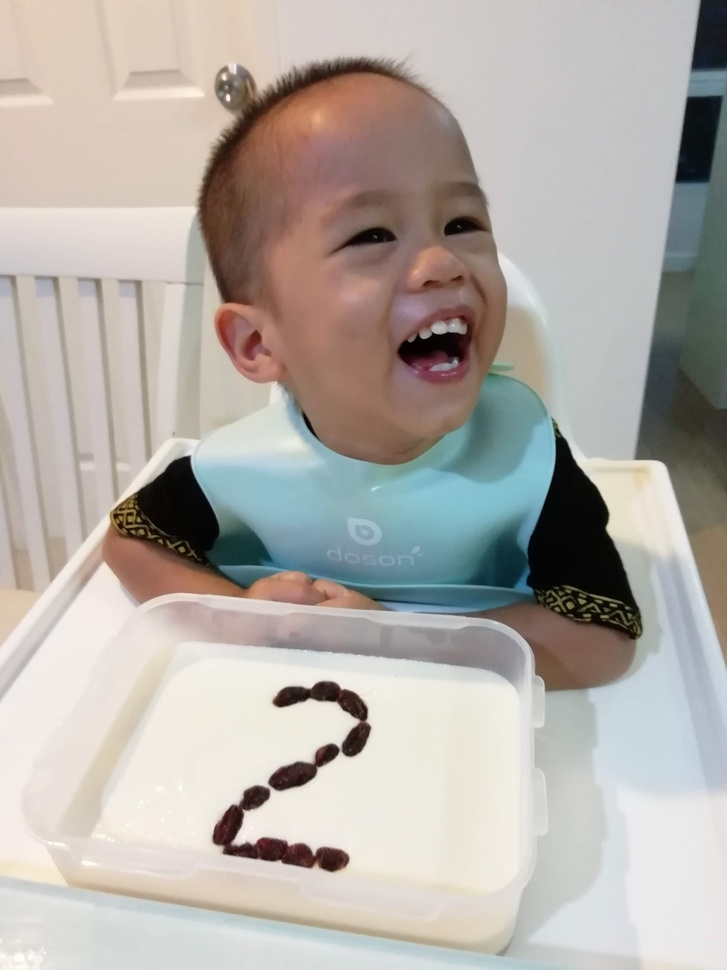
#> input picture Photo_for_Aaron/Aaron_2yrs_old.jpg, 727 x 970 px, shrunk from 3120 x 4160 before the run, found by its file name
$ python main.py
#> lines starting #> are read from the running program, lines starting #| are printed output that depends on the picture
from PIL import Image
import numpy as np
import matplotlib.pyplot as plt
import cv2

# Load the image
image_path = '/workspaces/coding_photo_editting/Photo_for_Aaron/Aaron_2yrs_old.jpg'
try:
    img = Image.open(image_path)
#> img is the input picture: PIL image 727x970 RGB; mean R, G, B 179.2, 173.5, 167.7
    print(f"Image loaded successfully: {image_path}")
    print(f"Image format: {img.format}")
#| Image format: JPEG
    print(f"Image size: {img.size}")
#| Image size: (727, 970)
    print(f"Image mode: {img.mode}")
#| Image mode: RGB
except Exception as e:
    print(f"Failed to load image: {e}")
    exit()

# Convert to numpy array for further analysis
img_np = np.array(img)

# Plot Color Histogram
def plot_color_histogram(image):
    # Check if the image is grayscale
    if len(image.shape) == 2:
        plt.hist(image.ravel(), bins=256, color='gray')
        plt.title('Grayscale Histogram')
        plt.xlabel('Pixel Value')
        plt.ylabel('Frequency')
    else:
        color = ('r', 'g', 'b')
        for i, col in enumerate(color):
            histr = cv2.calcHist([image], [i], None, [256], [0, 256])
            plt.plot(histr, color=col)
            plt.xlim([0, 256])
        plt.title('Color Histogram')
        plt.xlabel('Pixel Value')
        plt.ylabel('Frequency')
    plt.show()
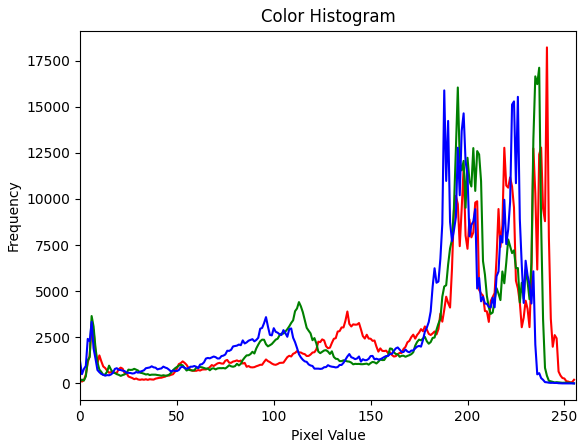
#> figure drawn by matplotlib, 1 panel; curve peaks at x = 241, y = 18212; curve peaks at x = 237, y = 17110; curve peaks at x = 188, y = 15881

plot_color_histogram(img_np)

$ run again, with Photo_for_Aaron/F_C.jpg copied over Photo_for_Aaron/Aaron_2yrs_old.jpg
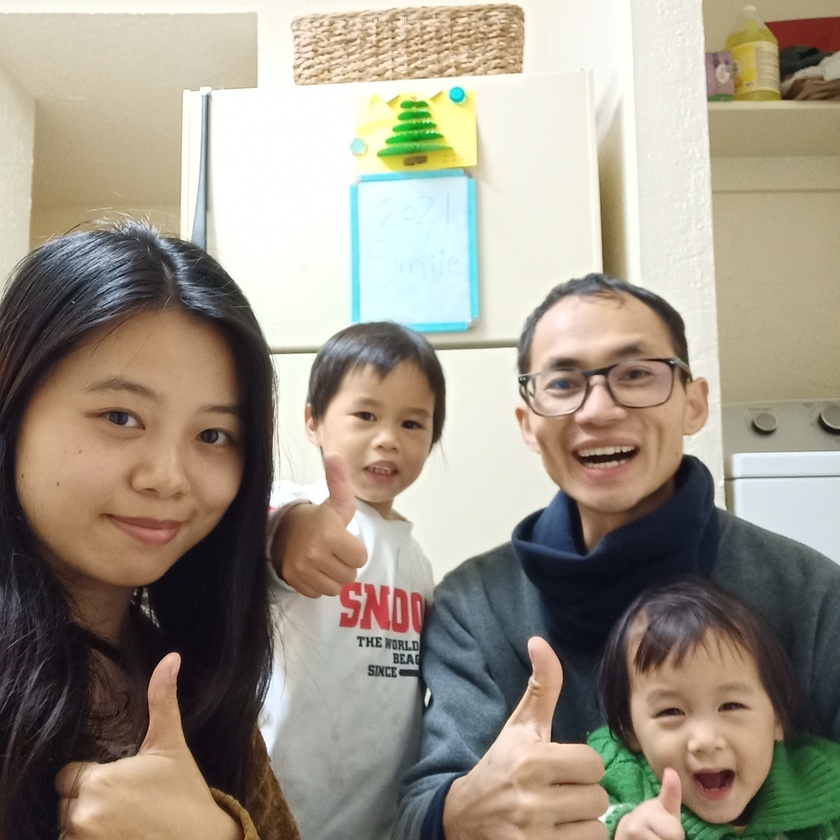
#> input picture Photo_for_Aaron/F_C.jpg, 840 x 840 px, shrunk from 3455 x 3455 before the run, found by its file name
#> img is the input picture: PIL image 840x840 RGB; mean R, G, B 157.2, 148.7, 134.2
#| Image format: JPEG
#| Image size: (840, 840)
#| Image mode: RGB
#> in plot_color_histogram, `plt.show()`:
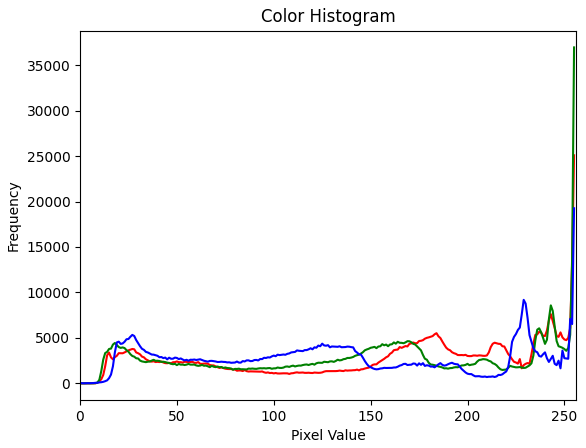
#> figure drawn by matplotlib, 1 panel; curve peaks at x = 255, y = 25083; curve peaks at x = 255, y = 36948; curve peaks at x = 255, y = 19257
